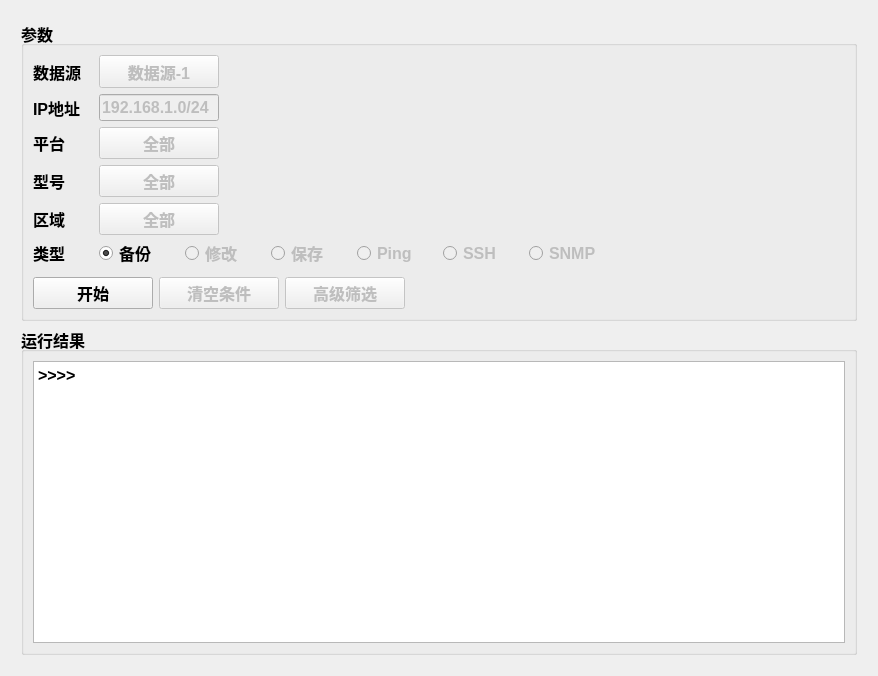
<?xml version="1.0" encoding="UTF-8"?>
<ui version="4.0">
 <class>AutoInterfaceForm</class>
 <widget class="QWidget" name="AutoInterfaceForm">
  <property name="geometry">
   <rect>
    <x>0</x>
    <y>0</y>
    <width>878</width>
    <height>676</height>
   </rect>
  </property>
  <property name="windowTitle">
   <string>Form</string>
  </property>
  <layout class="QVBoxLayout" name="verticalLayout_5">
   <item>
    <layout class="QVBoxLayout" name="verticalLayout_3">
     <property name="leftMargin">
      <number>10</number>
     </property>
     <property name="topMargin">
      <number>10</number>
     </property>
     <property name="rightMargin">
      <number>10</number>
     </property>
     <property name="bottomMargin">
      <number>10</number>
     </property>
     <item>
      <widget class="QGroupBox" name="groupBox">
       <property name="minimumSize">
        <size>
         <width>0</width>
         <height>300</height>
        </size>
       </property>
       <property name="maximumSize">
        <size>
         <width>16777215</width>
         <height>300</height>
        </size>
       </property>
       <property name="font">
        <font>
         <pointsize>12</pointsize>
         <weight>75</weight>
         <bold>true</bold>
        </font>
       </property>
       <property name="title">
        <string>参数</string>
       </property>
       <layout class="QVBoxLayout" name="verticalLayout">
        <item>
         <layout class="QHBoxLayout" name="horizontalLayout_3" stretch="2,3,15">
          <item>
           <widget class="StrongBodyLabel" name="StrongBodyLabel_3">
            <property name="minimumSize">
             <size>
              <width>40</width>
              <height>20</height>
             </size>
            </property>
            <property name="maximumSize">
             <size>
              <width>60</width>
              <height>40</height>
             </size>
            </property>
            <property name="layoutDirection">
             <enum>Qt::LeftToRight</enum>
            </property>
            <property name="text">
             <string>数据源</string>
            </property>
           </widget>
          </item>
          <item>
           <widget class="DropDownPushButton" name="DropDownPushButton_7">
            <property name="enabled">
             <bool>false</bool>
            </property>
            <property name="minimumSize">
             <size>
              <width>0</width>
              <height>33</height>
             </size>
            </property>
            <property name="maximumSize">
             <size>
              <width>120</width>
              <height>33</height>
             </size>
            </property>
            <property name="text">
             <string>数据源-1</string>
            </property>
            <property name="checkable">
             <bool>true</bool>
            </property>
           </widget>
          </item>
          <item>
           <spacer name="horizontalSpacer_3">
            <property name="orientation">
             <enum>Qt::Horizontal</enum>
            </property>
            <property name="sizeHint" stdset="0">
             <size>
              <width>40</width>
              <height>20</height>
             </size>
            </property>
           </spacer>
          </item>
         </layout>
        </item>
        <item>
         <layout class="QHBoxLayout" name="horizontalLayout_17" stretch="2,3,15">
          <item>
           <widget class="StrongBodyLabel" name="StrongBodyLabel_15">
            <property name="minimumSize">
             <size>
              <width>40</width>
              <height>20</height>
             </size>
            </property>
            <property name="maximumSize">
             <size>
              <width>60</width>
              <height>40</height>
             </size>
            </property>
            <property name="text">
             <string>IP地址</string>
            </property>
           </widget>
          </item>
          <item>
           <widget class="LineEdit" name="LineEdit_5">
            <property name="enabled">
             <bool>false</bool>
            </property>
            <property name="maximumSize">
             <size>
              <width>120</width>
              <height>33</height>
             </size>
            </property>
            <property name="text">
             <string>192.168.1.0/24</string>
            </property>
           </widget>
          </item>
          <item>
           <spacer name="horizontalSpacer_17">
            <property name="orientation">
             <enum>Qt::Horizontal</enum>
            </property>
            <property name="sizeHint" stdset="0">
             <size>
              <width>40</width>
              <height>20</height>
             </size>
            </property>
           </spacer>
          </item>
         </layout>
        </item>
        <item>
         <layout class="QHBoxLayout" name="horizontalLayout_18" stretch="2,3,15">
          <item>
           <widget class="StrongBodyLabel" name="StrongBodyLabel_16">
            <property name="minimumSize">
             <size>
              <width>40</width>
              <height>20</height>
             </size>
            </property>
            <property name="maximumSize">
             <size>
              <width>60</width>
              <height>40</height>
             </size>
            </property>
            <property name="text">
             <string>平台</string>
            </property>
           </widget>
          </item>
          <item>
           <widget class="DropDownPushButton" name="DropDownPushButton_10">
            <property name="enabled">
             <bool>false</bool>
            </property>
            <property name="maximumSize">
             <size>
              <width>120</width>
              <height>16777215</height>
             </size>
            </property>
            <property name="text">
             <string>全部</string>
            </property>
           </widget>
          </item>
          <item>
           <spacer name="horizontalSpacer_18">
            <property name="orientation">
             <enum>Qt::Horizontal</enum>
            </property>
            <property name="sizeHint" stdset="0">
             <size>
              <width>40</width>
              <height>20</height>
             </size>
            </property>
           </spacer>
          </item>
         </layout>
        </item>
        <item>
         <layout class="QHBoxLayout" name="horizontalLayout_19" stretch="2,3,15">
          <item>
           <widget class="StrongBodyLabel" name="StrongBodyLabel_17">
            <property name="sizePolicy">
             <sizepolicy hsizetype="Minimum" vsizetype="Fixed">
              <horstretch>0</horstretch>
              <verstretch>0</verstretch>
             </sizepolicy>
            </property>
            <property name="minimumSize">
             <size>
              <width>40</width>
              <height>20</height>
             </size>
            </property>
            <property name="maximumSize">
             <size>
              <width>60</width>
              <height>40</height>
             </size>
            </property>
            <property name="text">
             <string>型号</string>
            </property>
           </widget>
          </item>
          <item>
           <widget class="DropDownPushButton" name="DropDownPushButton_11">
            <property name="enabled">
             <bool>false</bool>
            </property>
            <property name="maximumSize">
             <size>
              <width>120</width>
              <height>16777215</height>
             </size>
            </property>
            <property name="text">
             <string>全部</string>
            </property>
           </widget>
          </item>
          <item>
           <spacer name="horizontalSpacer_19">
            <property name="orientation">
             <enum>Qt::Horizontal</enum>
            </property>
            <property name="sizeHint" stdset="0">
             <size>
              <width>40</width>
              <height>20</height>
             </size>
            </property>
           </spacer>
          </item>
         </layout>
        </item>
        <item>
         <layout class="QHBoxLayout" name="horizontalLayout" stretch="2,3,15">
          <item>
           <widget class="StrongBodyLabel" name="StrongBodyLabel_18">
            <property name="minimumSize">
             <size>
              <width>40</width>
              <height>20</height>
             </size>
            </property>
            <property name="maximumSize">
             <size>
              <width>60</width>
              <height>40</height>
             </size>
            </property>
            <property name="text">
             <string>区域</string>
            </property>
           </widget>
          </item>
          <item>
           <widget class="DropDownPushButton" name="DropDownPushButton_12">
            <property name="enabled">
             <bool>false</bool>
            </property>
            <property name="maximumSize">
             <size>
              <width>120</width>
              <height>16777215</height>
             </size>
            </property>
            <property name="text">
             <string>全部</string>
            </property>
            <property name="checkable">
             <bool>false</bool>
            </property>
           </widget>
          </item>
          <item>
           <spacer name="horizontalSpacer_20">
            <property name="orientation">
             <enum>Qt::Horizontal</enum>
            </property>
            <property name="sizeHint" stdset="0">
             <size>
              <width>40</width>
              <height>20</height>
             </size>
            </property>
           </spacer>
          </item>
         </layout>
        </item>
        <item>
         <layout class="QHBoxLayout" name="horizontalLayout_21" stretch="1,0,1,1,1,1,1,1,12">
          <item>
           <widget class="StrongBodyLabel" name="StrongBodyLabel_19">
            <property name="minimumSize">
             <size>
              <width>40</width>
              <height>20</height>
             </size>
            </property>
            <property name="maximumSize">
             <size>
              <width>60</width>
              <height>40</height>
             </size>
            </property>
            <property name="text">
             <string>类型</string>
            </property>
           </widget>
          </item>
          <item>
           <spacer name="horizontalSpacer">
            <property name="orientation">
             <enum>Qt::Horizontal</enum>
            </property>
            <property name="sizeType">
             <enum>QSizePolicy::Maximum</enum>
            </property>
            <property name="sizeHint" stdset="0">
             <size>
              <width>20</width>
              <height>20</height>
             </size>
            </property>
           </spacer>
          </item>
          <item>
           <widget class="RadioButton" name="RadioButton_11">
            <property name="minimumSize">
             <size>
              <width>80</width>
              <height>24</height>
             </size>
            </property>
            <property name="maximumSize">
             <size>
              <width>80</width>
              <height>24</height>
             </size>
            </property>
            <property name="text">
             <string>备份</string>
            </property>
            <property name="checked">
             <bool>true</bool>
            </property>
           </widget>
          </item>
          <item>
           <widget class="RadioButton" name="RadioButton_12">
            <property name="enabled">
             <bool>false</bool>
            </property>
            <property name="minimumSize">
             <size>
              <width>80</width>
              <height>24</height>
             </size>
            </property>
            <property name="maximumSize">
             <size>
              <width>80</width>
              <height>24</height>
             </size>
            </property>
            <property name="text">
             <string>修改</string>
            </property>
           </widget>
          </item>
          <item>
           <widget class="RadioButton" name="RadioButton_13">
            <property name="enabled">
             <bool>false</bool>
            </property>
            <property name="minimumSize">
             <size>
              <width>80</width>
              <height>24</height>
             </size>
            </property>
            <property name="maximumSize">
             <size>
              <width>80</width>
              <height>24</height>
             </size>
            </property>
            <property name="text">
             <string>保存</string>
            </property>
           </widget>
          </item>
          <item>
           <widget class="RadioButton" name="RadioButton_14">
            <property name="enabled">
             <bool>false</bool>
            </property>
            <property name="minimumSize">
             <size>
              <width>80</width>
              <height>24</height>
             </size>
            </property>
            <property name="maximumSize">
             <size>
              <width>80</width>
              <height>24</height>
             </size>
            </property>
            <property name="text">
             <string>Ping</string>
            </property>
           </widget>
          </item>
          <item>
           <widget class="RadioButton" name="RadioButton_15">
            <property name="enabled">
             <bool>false</bool>
            </property>
            <property name="minimumSize">
             <size>
              <width>80</width>
              <height>24</height>
             </size>
            </property>
            <property name="maximumSize">
             <size>
              <width>80</width>
              <height>24</height>
             </size>
            </property>
            <property name="text">
             <string>SSH</string>
            </property>
           </widget>
          </item>
          <item>
           <widget class="RadioButton" name="RadioButton_18">
            <property name="enabled">
             <bool>false</bool>
            </property>
            <property name="minimumSize">
             <size>
              <width>80</width>
              <height>24</height>
             </size>
            </property>
            <property name="maximumSize">
             <size>
              <width>80</width>
              <height>24</height>
             </size>
            </property>
            <property name="text">
             <string>SNMP</string>
            </property>
           </widget>
          </item>
          <item>
           <spacer name="horizontalSpacer_21">
            <property name="orientation">
             <enum>Qt::Horizontal</enum>
            </property>
            <property name="sizeHint" stdset="0">
             <size>
              <width>40</width>
              <height>20</height>
             </size>
            </property>
           </spacer>
          </item>
         </layout>
        </item>
        <item>
         <spacer name="verticalSpacer">
          <property name="orientation">
           <enum>Qt::Vertical</enum>
          </property>
          <property name="sizeHint" stdset="0">
           <size>
            <width>20</width>
            <height>40</height>
           </size>
          </property>
         </spacer>
        </item>
        <item>
         <layout class="QHBoxLayout" name="horizontalLayout_9">
          <item>
           <widget class="PrimaryPushButton" name="start_btn">
            <property name="sizePolicy">
             <sizepolicy hsizetype="Fixed" vsizetype="Fixed">
              <horstretch>0</horstretch>
              <verstretch>0</verstretch>
             </sizepolicy>
            </property>
            <property name="minimumSize">
             <size>
              <width>120</width>
              <height>0</height>
             </size>
            </property>
            <property name="maximumSize">
             <size>
              <width>120</width>
              <height>16777215</height>
             </size>
            </property>
            <property name="text">
             <string>开始</string>
            </property>
           </widget>
          </item>
          <item>
           <widget class="PrimaryPushButton" name="PrimaryPushButton_6">
            <property name="enabled">
             <bool>false</bool>
            </property>
            <property name="sizePolicy">
             <sizepolicy hsizetype="Fixed" vsizetype="Fixed">
              <horstretch>0</horstretch>
              <verstretch>0</verstretch>
             </sizepolicy>
            </property>
            <property name="minimumSize">
             <size>
              <width>120</width>
              <height>0</height>
             </size>
            </property>
            <property name="maximumSize">
             <size>
              <width>120</width>
              <height>16777215</height>
             </size>
            </property>
            <property name="text">
             <string>清空条件</string>
            </property>
           </widget>
          </item>
          <item>
           <widget class="PrimaryPushButton" name="PrimaryPushButton_7">
            <property name="enabled">
             <bool>false</bool>
            </property>
            <property name="sizePolicy">
             <sizepolicy hsizetype="Fixed" vsizetype="Fixed">
              <horstretch>0</horstretch>
              <verstretch>0</verstretch>
             </sizepolicy>
            </property>
            <property name="minimumSize">
             <size>
              <width>120</width>
              <height>0</height>
             </size>
            </property>
            <property name="maximumSize">
             <size>
              <width>120</width>
              <height>16777215</height>
             </size>
            </property>
            <property name="text">
             <string>高级筛选</string>
            </property>
           </widget>
          </item>
          <item>
           <spacer name="horizontalSpacer_9">
            <property name="orientation">
             <enum>Qt::Horizontal</enum>
            </property>
            <property name="sizeHint" stdset="0">
             <size>
              <width>40</width>
              <height>20</height>
             </size>
            </property>
           </spacer>
          </item>
         </layout>
        </item>
       </layout>
      </widget>
     </item>
     <item>
      <widget class="QGroupBox" name="groupBox_2">
       <property name="font">
        <font>
         <pointsize>12</pointsize>
         <weight>75</weight>
         <bold>true</bold>
        </font>
       </property>
       <property name="title">
        <string>运行结果</string>
       </property>
       <layout class="QVBoxLayout" name="verticalLayout_4">
        <item>
         <widget class="PlainTextEdit" name="res_show">
          <property name="sizePolicy">
           <sizepolicy hsizetype="Fixed" vsizetype="Fixed">
            <horstretch>0</horstretch>
            <verstretch>0</verstretch>
           </sizepolicy>
          </property>
          <property name="minimumSize">
           <size>
            <width>800</width>
            <height>260</height>
           </size>
          </property>
          <property name="maximumSize">
           <size>
            <width>999999</width>
            <height>999999</height>
           </size>
          </property>
          <property name="readOnly">
           <bool>true</bool>
          </property>
          <property name="plainText">
           <string>&gt;&gt;&gt;&gt;</string>
          </property>
         </widget>
        </item>
       </layout>
      </widget>
     </item>
    </layout>
   </item>
  </layout>
 </widget>
 <customwidgets>
  <customwidget>
   <class>PushButton</class>
   <extends>QPushButton</extends>
   <header>qfluentwidgets</header>
  </customwidget>
  <customwidget>
   <class>PrimaryPushButton</class>
   <extends>PushButton</extends>
   <header>qfluentwidgets</header>
  </customwidget>
  <customwidget>
   <class>DropDownPushButton</class>
   <extends>PushButton</extends>
   <header>qfluentwidgets</header>
  </customwidget>
  <customwidget>
   <class>RadioButton</class>
   <extends>QRadioButton</extends>
   <header>qfluentwidgets</header>
  </customwidget>
  <customwidget>
   <class>StrongBodyLabel</class>
   <extends>QLabel</extends>
   <header>qfluentwidgets</header>
  </customwidget>
  <customwidget>
   <class>LineEdit</class>
   <extends>QLineEdit</extends>
   <header>qfluentwidgets</header>
  </customwidget>
  <customwidget>
   <class>PlainTextEdit</class>
   <extends>QPlainTextEdit</extends>
   <header>qfluentwidgets</header>
  </customwidget>
 </customwidgets>
 <resources/>
 <connections/>
</ui>
